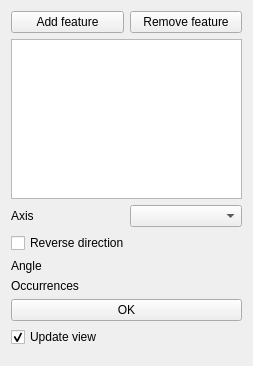
<?xml version="1.0" encoding="UTF-8"?>
<ui version="4.0">
 <class>PartDesignGui::TaskPolarPatternParameters</class>
 <widget class="QWidget" name="PartDesignGui::TaskPolarPatternParameters">
  <property name="geometry">
   <rect>
    <x>0</x>
    <y>0</y>
    <width>253</width>
    <height>366</height>
   </rect>
  </property>
  <property name="windowTitle">
   <string>Form</string>
  </property>
  <layout class="QVBoxLayout" name="verticalLayout">
   <item>
    <layout class="QHBoxLayout" name="horizontalLayout_4">
     <item>
      <widget class="QPushButton" name="buttonAddFeature">
       <property name="text">
        <string>Add feature</string>
       </property>
       <property name="checkable">
        <bool>true</bool>
       </property>
      </widget>
     </item>
     <item>
      <widget class="QPushButton" name="buttonRemoveFeature">
       <property name="text">
        <string>Remove feature</string>
       </property>
       <property name="checkable">
        <bool>true</bool>
       </property>
      </widget>
     </item>
    </layout>
   </item>
   <item>
    <widget class="QListWidget" name="listWidgetFeatures"/>
   </item>
   <item>
    <layout class="QHBoxLayout" name="horizontalLayout_3">
     <item>
      <widget class="QLabel" name="labelAxis">
       <property name="text">
        <string>Axis</string>
       </property>
      </widget>
     </item>
     <item>
      <widget class="QComboBox" name="comboAxis"/>
     </item>
    </layout>
   </item>
   <item>
    <widget class="QCheckBox" name="checkReverse">
     <property name="text">
      <string>Reverse direction</string>
     </property>
    </widget>
   </item>
   <item>
    <layout class="QHBoxLayout" name="horizontalLayout_2">
     <item>
      <widget class="QLabel" name="label_2">
       <property name="text">
        <string>Angle</string>
       </property>
      </widget>
     </item>
     <item>
      <widget class="Gui::QuantitySpinBox" name="polarAngle" native="true">
       <property name="unit" stdset="0">
        <string notr="true">deg</string>
       </property>
       <property name="minimum" stdset="0">
        <double>0.000000000000000</double>
       </property>
       <property name="maximum" stdset="0">
        <double>360.000000000000000</double>
       </property>
       <property name="value" stdset="0">
        <double>360.000000000000000</double>
       </property>
      </widget>
     </item>
    </layout>
   </item>
   <item>
    <layout class="QHBoxLayout" name="horizontalLayout">
     <item>
      <widget class="QLabel" name="label">
       <property name="text">
        <string>Occurrences</string>
       </property>
      </widget>
     </item>
     <item>
      <widget class="Gui::UIntSpinBox" name="spinOccurrences" native="true"/>
     </item>
    </layout>
   </item>
   <item>
    <layout class="QHBoxLayout" name="horizontalLayout_5">
     <item>
      <widget class="QPushButton" name="buttonOK">
       <property name="text">
        <string>OK</string>
       </property>
      </widget>
     </item>
    </layout>
   </item>
   <item>
    <widget class="QCheckBox" name="checkBoxUpdateView">
     <property name="text">
      <string>Update view</string>
     </property>
     <property name="checked">
      <bool>true</bool>
     </property>
    </widget>
   </item>
   <item>
    <spacer name="verticalSpacer">
     <property name="orientation">
      <enum>Qt::Vertical</enum>
     </property>
     <property name="sizeHint" stdset="0">
      <size>
       <width>20</width>
       <height>40</height>
      </size>
     </property>
    </spacer>
   </item>
  </layout>
 </widget>
 <customwidgets>
  <customwidget>
   <class>Gui::QuantitySpinBox</class>
   <extends>QWidget</extends>
   <header>Gui/QuantitySpinBox.h</header>
  </customwidget>
  <customwidget>
   <class>Gui::UIntSpinBox</class>
   <extends>QWidget</extends>
   <header location="global">Gui/SpinBox.h</header>
   <container>1</container>
  </customwidget>
 </customwidgets>
 <resources/>
 <connections/>
</ui>
